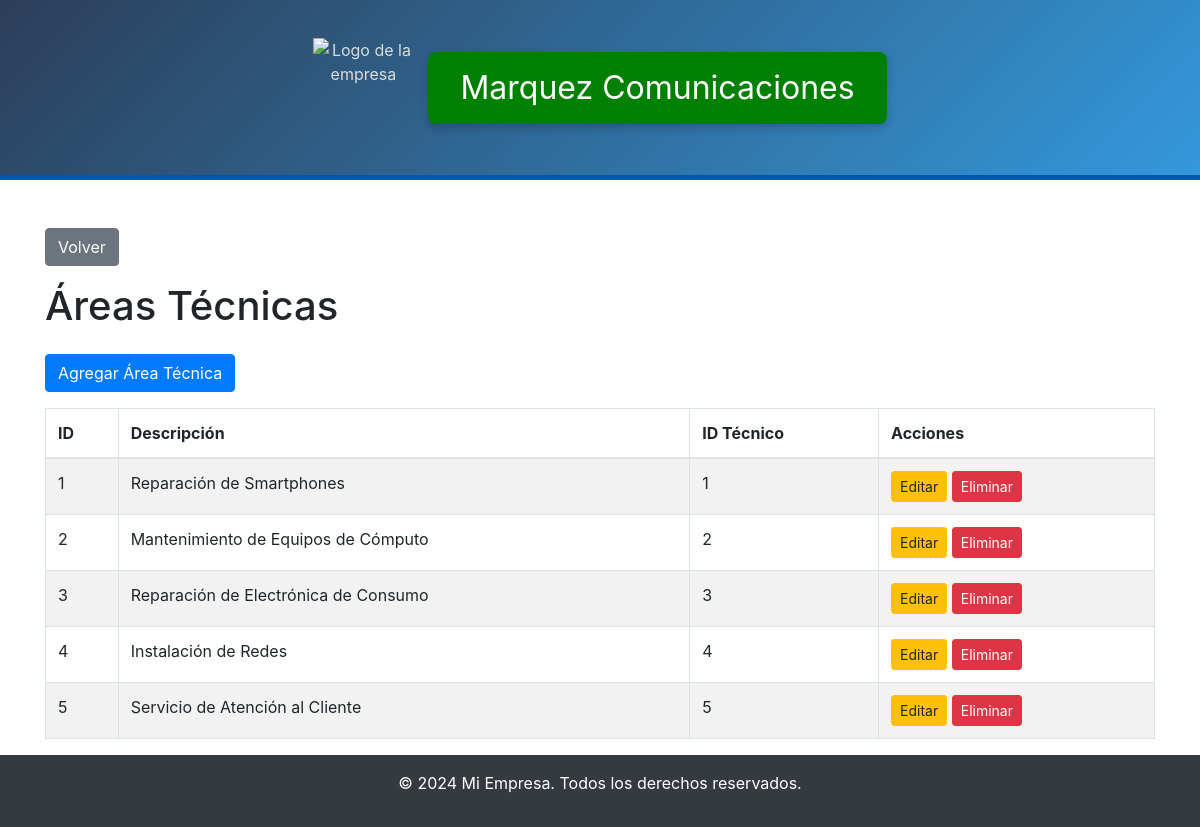
Screenshot of /administrador/area_tecnico/index.php with the database file from the repository.
### tables this page shows
CREATE TABLE `area_tecnico` (
  `id_area_tecnico` int(11) NOT NULL,
  `descripcion_area` varchar(45) NOT NULL,
  `id_tecnicos` int(11) NOT NULL
);

### administrador/area_tecnico/index.php (the view, shortened to what this page needs)
<?php
include '../../base_datos/db.php';
$query = "SELECT * FROM area_tecnico";
$result = mysqli_query($conn, $query);
?>
<?php include('../../includes/header.php'); ?>
<div class="container mt-5">
    <a href="../administrador.php" class="btn btn-secondary mb-3">Volver</a>
    <h1 class="mb-4">Áreas Técnicas</h1>
    <a href="create.php" class="btn btn-primary mb-3">Agregar Área Técnica</a>
    <table class="table table-striped table-bordered">
        <thead>
            <tr>
                <th>ID</th>
                <th>Descripción</th>
                <th>ID Técnico</th>
                <th>Acciones</th>
            </tr>
        </thead>
        <tbody>
            <?php while ($row = mysqli_fetch_assoc($result)) { ?>
            <tr>
                <td><?php echo htmlspecialchars($row['id_area_tecnico']); ?></td>
                <td><?php echo htmlspecialchars($row['descripcion_area']); ?></td>
                <td><?php echo htmlspecialchars($row['id_tecnicos']); ?></td>
                <td>
                    <a href="edit.php?id=<?php echo htmlspecialchars($row['id_area_tecnico']); ?>" class="btn btn-warning btn-sm">Editar</a>
                    <a href="delete.php?id=<?php echo htmlspecialchars($row['id_area_tecnico']); ?>" class="btn btn-danger btn-sm">Eliminar</a>
                </td>
            </tr>
            <?php } ?>
        </tbody>
    </table>
</div>
<?php include('../../includes/footer.php'); ?>

### includes/header.php (style rules this page uses)
body { padding-top: 180px; }

### rows the page displays
area_tecnico: id_area_tecnico "1", descripcion_area "Reparación de Smartphones", id_tecnicos "1"
area_tecnico: id_area_tecnico "2", descripcion_area "Mantenimiento de Equipos de Cómputo", id_tecnicos "2"
area_tecnico: id_area_tecnico "3", descripcion_area "Reparación de Electrónica de Consumo", id_tecnicos "3"
area_tecnico: id_area_tecnico "4", descripcion_area "Instalación de Redes", id_tecnicos "4"
area_tecnico: id_area_tecnico "5", descripcion_area "Servicio de Atención al Cliente", id_tecnicos "5"
